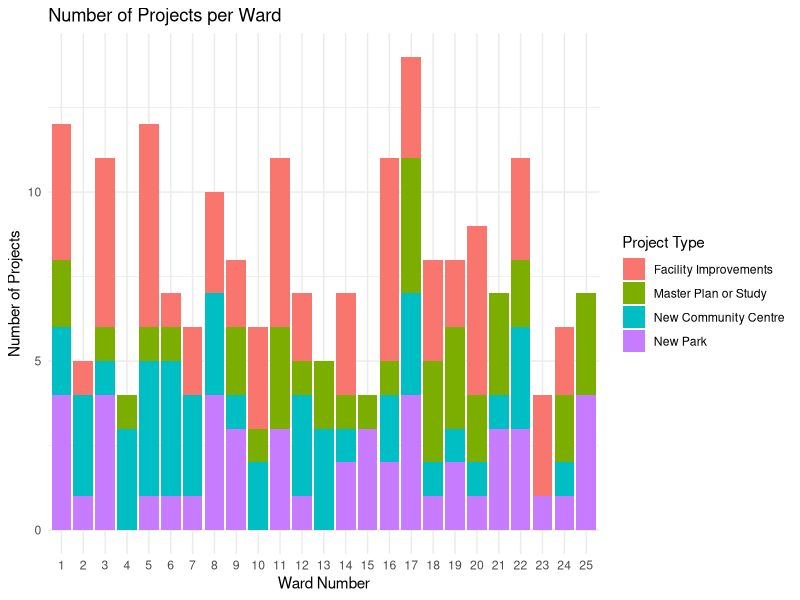
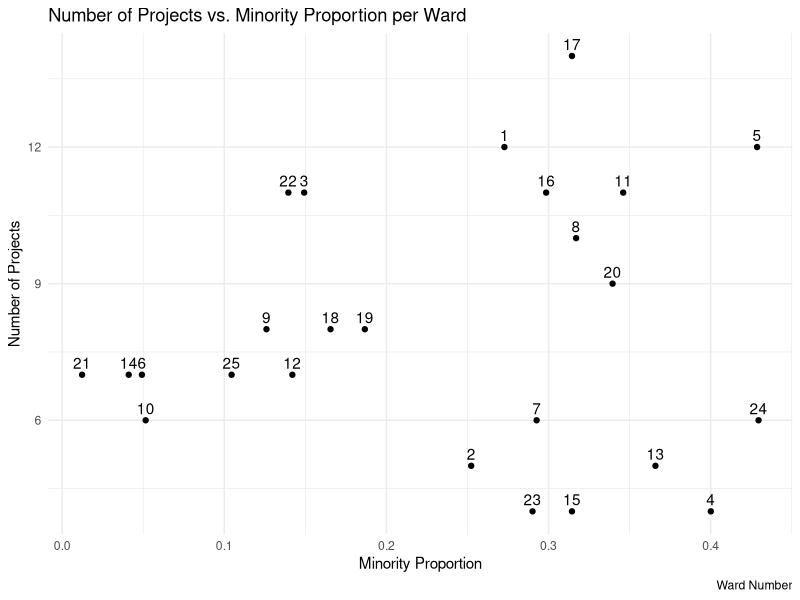

R code for these plots, in order: (Note: this script raises an error after producing the figures.)
#### Preamble ####
# Purpose: Simulate and make simulated graphs of Parks & Recreation Facility Projects dataset across Toronto
# Author: Julia Kim 
# Data: 9 January 2023
# Email: juliaym.kim@mail.utoronto.ca
# License: MIT 
# Prerequisites: None 

#### Workspace setup ####
library(tidyverse)
library(ggplot2)

#### Simulate data ####  
## Make a simulated dataset 
# simulate ward number, ward population, ward minority proportion
set.seed(853) # for reproducibility 
ward_num <- c(1:25)
ward_pop <- sample(20000:50000, 25, replace = TRUE)   
ward_minority_prop <- runif(25, min = 0, max = 0.5)

# simulate project types 
project_type <- c("New Park", "New Community Centre", "Facility Improvements",
                  "Master Plan or Study")

# set number of observations and simulate dataset 
num_observations = 200

set.seed(853) # reset seed for reproducibility
sim_facilities_data <- 
  tibble(
    project_num = c(1:num_observations),
    ward = sample(x = ward_num, 
                  size = num_observations, 
                  replace = TRUE),
    type = sample(x = project_type,
                  size = num_observations, 
                  replace = TRUE)
    
  )

## Create summary statistics on basis of the number of projects per ward 
sim_cleaned_facilities_data <- sim_facilities_data |>
  group_by(ward) |>
  count() |>
  rename("num_projects" = "n") |>
  left_join(
    data.frame(ward = unique(sim_facilities_data$ward), 
               population = ward_pop, minority_proportion = ward_minority_prop), 
    by = "ward"
  ) # add ward population and ward minority proportions to dataset 

## Create graphs of simulated datasets for visualisation (not required, just a bonus)
# Create stacked bar graph of number of projects per ward, coloured by
# project type 
ggplot(sim_facilities_data, aes(x = as.factor(ward), fill = type)) +
  geom_bar(position = "stack") +
  labs(title = "Number of Projects per Ward",
       x = "Ward Number",
       y = "Number of Projects",
       fill = "Project Type") +
  scale_x_discrete(labels = seq(1, 25, by = 1)) +
  theme_minimal()

# Create scatter plot of number of projects vs. minority proportion for each 
# ward 
ggplot(sim_cleaned_facilities_data, aes(x = minority_proportion, 
                                        y = num_projects, 
                                        label = ward)) +
  geom_point() +
  geom_text(vjust = -0.5) +  # Adjust the vertical position of labels
  labs(title = "Number of Projects vs. Minority Proportion per Ward",
       x = "Minority Proportion",
       y = "Number of Projects",
       caption = "Ward Number") +
  theme_minimal()

## Data validation
# check that project "type" is exclusively one of these four: "New Park", 
# "New Community Centre", "Facility Improvements", "Master Plan or Study" 
unique(sim_facilities_data$type) == c("New Park", "New Community Centre", 
                                      "Master Plan or Study", "Facility Improvements")

# check there are 25 wards in the area
length(unique(sim_cleaned_facilities_data$ward)) == 25 
# also validate that "ward" is an integer 
sim_cleaned_facilities$ward |> class() == "integer"
  
# check the population for each ward is a value somewhere 
# between 20000 and 50000, and is an integer 
sim_cleaned_facilities_data$population |> min() >= 20000
sim_cleaned_facilities_data$population |> max() <= 50000
sim_cleaned_facilities_data$population |> class() == "integer" 

# check minority proportion for each ward is a value somewhere
# between 0 and 0.5, and is a number 
sim_cleaned_facilities_data$minority_proportion |> min() >= 0
sim_cleaned_facilities_data$minority_proportion |> max() <= 0.5
sim_cleaned_facilities_data$minority_proportion |> class() == "numeric" 
